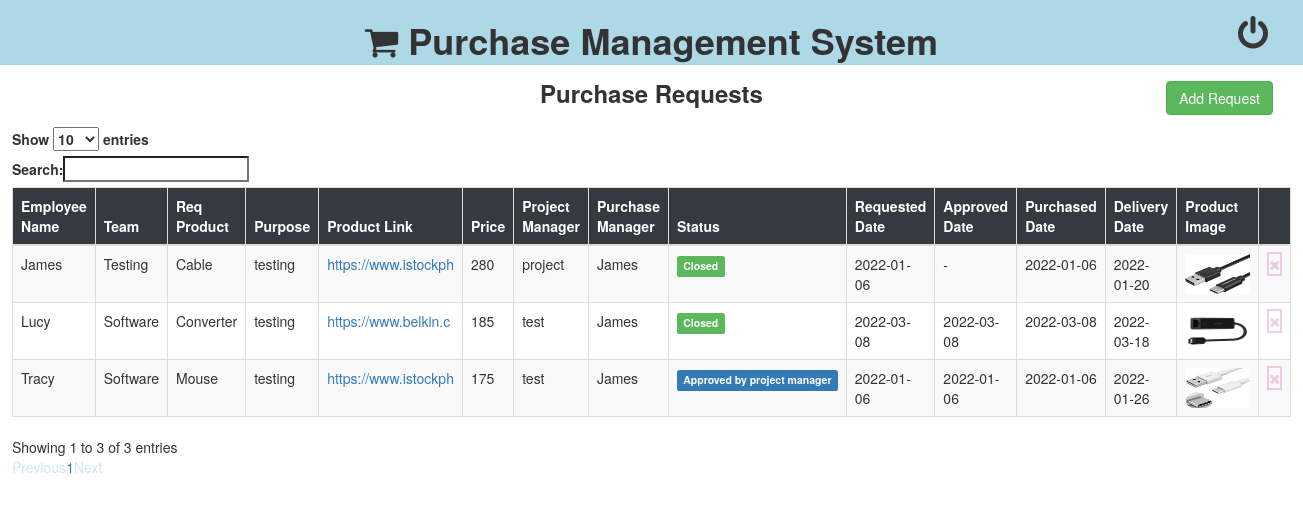
Page /index (signed in) on the earlier database version.
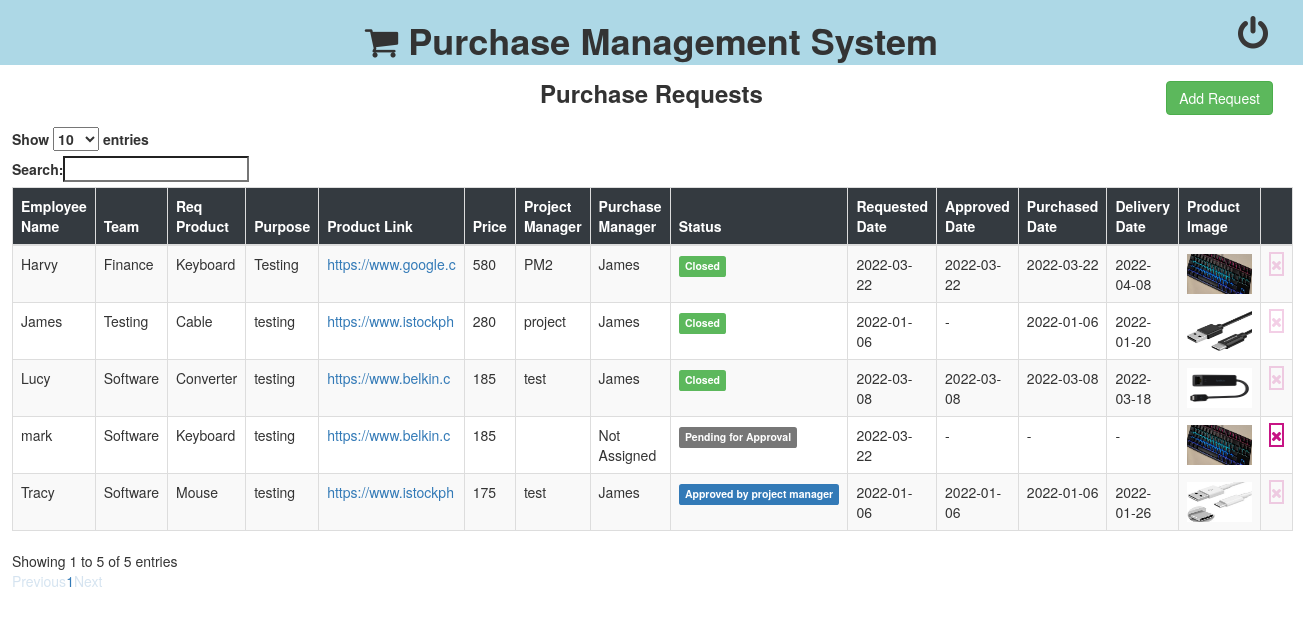
Same page on the later database version.
### module/models.py (models this page shows)
class purchase_request(models.Model):
    req_id = models.AutoField(primary_key=True, null=False)
    emp_name = models.CharField(max_length=100)
    team = models.CharField(max_length=100)
    req_product = models.CharField(max_length=100)
    purpose = models.CharField(max_length=100)
    product_link = models.TextField(blank=True)
    price = models.CharField(max_length=100)
    project_manager = models.CharField(max_length=100,blank=True)
    purchase_manager = models.CharField(max_length=100,blank=True)
    status = models.CharField(max_length=200)
    request_date = models.DateTimeField(blank=True, null=True)
    approved_date = models.DateTimeField(blank=True, null=True)
    purchase_date = models.DateTimeField(blank=True, null=True)
    delivery_date = models.DateTimeField(blank=True, null=True)
    image = models.TextField(blank=True)
    invoice = models.CharField(max_length=100,blank=True, null=True)
    class Meta:
        db_table = "purchase_request"

### module/views.py (the view)
# urls.py: path('index',views.index),
def index(request):
    if not request.session['is_login']:
        messages.error(request, 'Please login to perform this action')
        return redirect("/")
    if request.session['utype'] != '1':
        messages.error(request, 'You don\'t have access for this page')
        return redirect("/")
    purchase_req = purchase_request.objects.values()
    project_mgr = project.objects.values()
    purchase_mgr = purchase.objects.values()
    return render(request, 'index.html', {'pur_req': purchase_req, 'pj_mgr': project_mgr, 'pu_mgr': purchase_mgr})

### module/templates/index.html (shortened to what this page needs)
<!DOCTYPE html>
<html lang="en">
<head>
    {% load static %}
    <link rel="stylesheet" href="https://pro.fontawesome.com/releases/v5.10.0/css/all.css"
 />
    <link rel="stylesheet" href="https://maxcdn.bootstrapcdn.com/bootstrap/3.4.1/css/bootstrap.min.css">
</head>
<body>
    <div class="col-md-12" style="background-color: lightblue;height:65px;text-align: center;">
        <h1><i class="fa fa-shopping-cart"></i>&nbsp;<b>Purchase Management System</b></h1>
        <div class="text-right" id="logout">
            <a href="/logout" style="color:rgb(56, 55, 55)" data-toggle="tooltip" title="Logout"><i
                    class="fa fa-power-off" style="font-size:35px"></i></a>
        </div>
    </div>
    <br><br>
    <br>
    <h3 style="text-align:center"><b>Purchase Requests</b></h3>
    <div class="text-right" style="margin-right:30px;margin-top:-35px">
        <a href="/add"><button type="button" class="btn btn-success">Add Request</button></a>
    </div>
    <div class="form-group" style="padding:12px;">
        <table class="table table-striped table-bordered" style="width:100%;padding:10px;" id="pur_req">
            <thead class="thead-dark" style="background-color:#343a40;color:white">
                <tr>
                    <th>Employee Name</th>
                    <th>Team</th>
                    <th>Req Product</th>
                    <th>Purpose</th>
                    <th>Product Link</th>
                    <th>Price</th>
                    <th>Project Manager</th>
                    <th>Purchase Manager</th>
                    <th>Status</th>
                    <th>Requested Date</th>
                    <th>Approved Date</th>
                    <th>Purchased Date</th>
                    <th>Delivery Date</th>
                    <th>Product Image</th>
                    <th></th>
                </tr>
            </thead>
            <tbody>
                {% for req in pur_req %}
                <tr>
                    <td>{{ req.emp_name }}</td>
                    <td>{{ req.team }}</td>
                    <td>{{ req.req_product }}</td>
                    <td>{{ req.purpose }}</td>
                    <td><a href="{{ req.product_link }}" target="_blank">{{ req.product_link|slice:20 }}</a></td>
                    <td>{{ req.price }}</td>
                    <td>{{ req.project_manager }}</td>
                    <td>{{ req.purchase_manager }}</td>
                    {% if 'Approved' in req.status %}
                    <td><span class="label label-primary">{{ req.status }}</span></td>
                    {% elif 'Rejected' in req.status %}
                    <td><span class="label label-danger">{{ req.status }}</span></td>
                    {% elif 'Order' in req.status %}
                    <td><span class="label label-info">{{ req.status }}</span></td>
                    {% elif 'Closed' in req.status %}
                    <td><span class="label label-success">{{ req.status }}</span></td>
                    {% else %}
                    <td><span class="label label-default">{{ req.status }}</span></td>
                    {% endif %}
                    <td>{{ req.request_date|date:"Y-m-d" }}</td>
                    {% if req.approved_date == None %}
                    <td>-</td>
                    {% else %}
                    <td>{{ req.approved_date|date:"Y-m-d" }}</td>
                    {% endif %}
                    {% if req.purchase_date == None %}
                    <td>-</td>
                    {% else %}
                    <td>{{ req.purchase_date|date:"Y-m-d" }}</td>
                    {% endif %}
                    {% if req.delivery_date == None %}
                    <td>-</td>
                    {% else %}
                    <td>{{ req.delivery_date|date:"Y-m-d" }}</td>
                    {% endif %}
                    <td>
                        <a href="javascript:void(0);" data-toggle="tooltip" id="{{ req.name }}"
                            onclick="preview('{{ req.image }}')" title="Click to Preview">
                            <img src="../media/{{ req.image }}" alt="img" width="65px" height="40px"></a>
                    </td>
                    {% if 'Pending for Approval' in req.status %}
                    <td><a href="javascript:void(0)" onclick="del_req('{{req.req_id}}')" data-toggle="tooltip" title="delete" style="border:solid 2px;border-color:mediumvioletred"><i class="fa fa-remove" style="color:mediumvioletred"></i></a></td>
                    {% else %}
                    <td><a href="javascript:void(0)"  data-toggle="tooltip" class="disabled" title="This request is under some process"  style="border:solid 2px;border-color:mediumvioletred;"><i class="fa fa-remove" style="color:mediumvioletred"></i></a></td>
                    {% endif %}
                </tr>
                {% endfor %}
            </tbody>
        </table>
    </div>
    <br>
    <br>
    <link rel='stylesheet' href='https://cdnjs.cloudflare.com/ajax/libs/font-awesome/4.7.0/css/font-awesome.min.css'>
    <link rel="stylesheet" type="text/css" href="//maxcdn.bootstrapcdn.com/bootstrap/3.3.6/css/bootstrap.min.css" />
    <link rel="stylesheet" type="text/css" href="https://cdn.datatables.net/1.10.12/css/dataTables.bootstrap.min.css" />
    <link rel="stylesheet" type="text/css"
        href="https://cdn.datatables.net/responsive/2.1.0/css/responsive.bootstrap.min.css" />
</body>
</html>

### module/templates/index.html (style rules this page uses)
table, th, td { padding: 10px; border: 1px solid; border-collapse: collapse; }
#logout { margin-top: -55px; margin-right: 20px; }
a.disabled { cursor: not-allowed !important; opacity: .2; }

Differences in the rows shown:
added purchase_request: emp_name "Harvy", team "Finance", req_product "Keyboard", purpose "Testing", product_link "https://www.google.c", price "580", project_manager "PM2", purchase_manager "James", status "Closed", request_date "2022-03-22", approved_date "2022-03-22", purchase_date "2022-03-22", delivery_date "2022-04-08", image (picture)
added purchase_request: emp_name "mark", team "Software", req_product "Keyboard", purpose "testing", product_link "https://www.belkin.c", price "185", purchase_manager "Not Assigned", status "Pending for Approval", request_date "2022-03-22", image (picture)
Other differences:
text written by a page script: "Show entries Search: Showing 1 to 3 of 3 entries Previous 1 Next" → "Show entries Search: Showing 1 to 5 of 5 entries Previous 1 Next"
